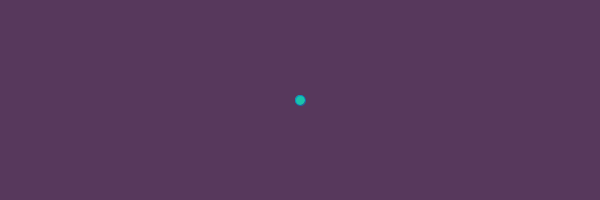
Frame 1 (no input)
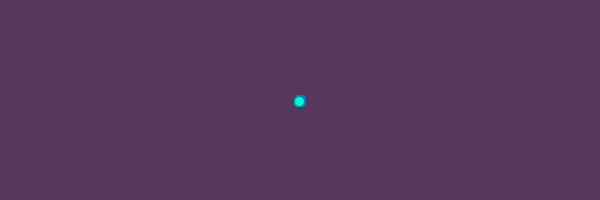
Frame 60 (the mouse pressed at the canvas centre just before this capture)
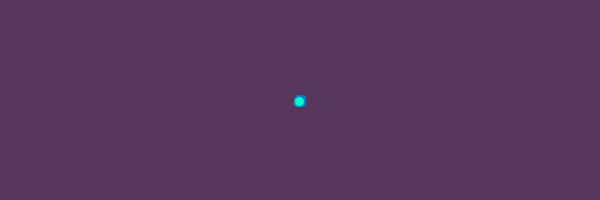
Frame 120 (the mouse held since frame 60 and released just before this capture)

The Processing sketch that drew these frames (run headless with seeded random() and noise(); from frame 60 on, the mouse is pressed at the canvas centre):

// Processing sketch: processing_154266
// ── processing_154266.pde

/* OpenProcessing Tweak of *@*http://www.openprocessing.org/sketch/150478*@* */
/* !do not delete the line above, required for linking your tweak if you upload again */
float r = 0;
float angle = 0;

void setup ()
{
  size (600, 200);
  smooth();

  background (#57385c);
}

void draw ()
{


  displayEllipse ();
  moveAngle ();
}

void moveAngle ()
{
  float angleSteps = PI / 90;

  angle = angle + angleSteps;
  r = r + angleSteps;
}

void displayEllipse ()
{
  fill (RGB, 249, 202, 184);
  stroke (RGB, 126, 196, 182);

  float x = width/2 + cos (angle)*r;
  float y = height/2 + sin (angle)*r;

  ellipse (x, y, 10, 10);
}

void mousePressed ()
{
  r = 0;
  angle = 0;
  background (#57385c);
}
